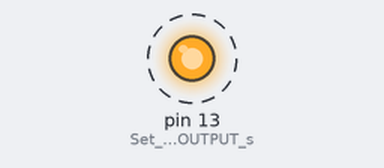
Simulated run of this sketch. Board: Arduino Uno, built with avr-gcc and run on an emulated ATmega328P. On the bench: output pins drawn as LEDs (lit = HIGH). Dashed ring = blinking.

Above: at 0.3 s.
Timing chart, 0 to 3.0 s (numbered marks = the images above):
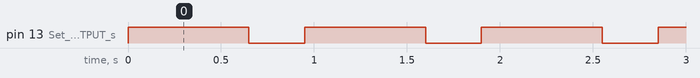

The sketch:

project1_circuit_group71.ino
```cpp
// ---------------------------------------
// Project 1 - LED Control Circuit
// Student names: Gursharanbir Singh, Arjun Singh, Arshpreet Singh
// Group number: 7
// Description: Blink an LED using Pin 13
// ---------------------------------------

void setup() {
  pinMode(13, OUTPUT);     // Set Pin 13 as an OUTPUT so it can power the LED
}

void loop() {
  digitalWrite(13, HIGH);  // Turn ON the LED connected to Pin 13
  delay(650);              // Waits 650 milliseconds (custom ON delay)

  digitalWrite(13, LOW);   // Turn OFF the LED
  delay(300);              // Waits 300 milliseconds (custom OFF delay)
}
```

Measured:
- by itself, pin 13 (Set_Pin_13_as_an_OUTPUT_s): alternates HIGH for 0.65 s and LOW for 0.30 s
